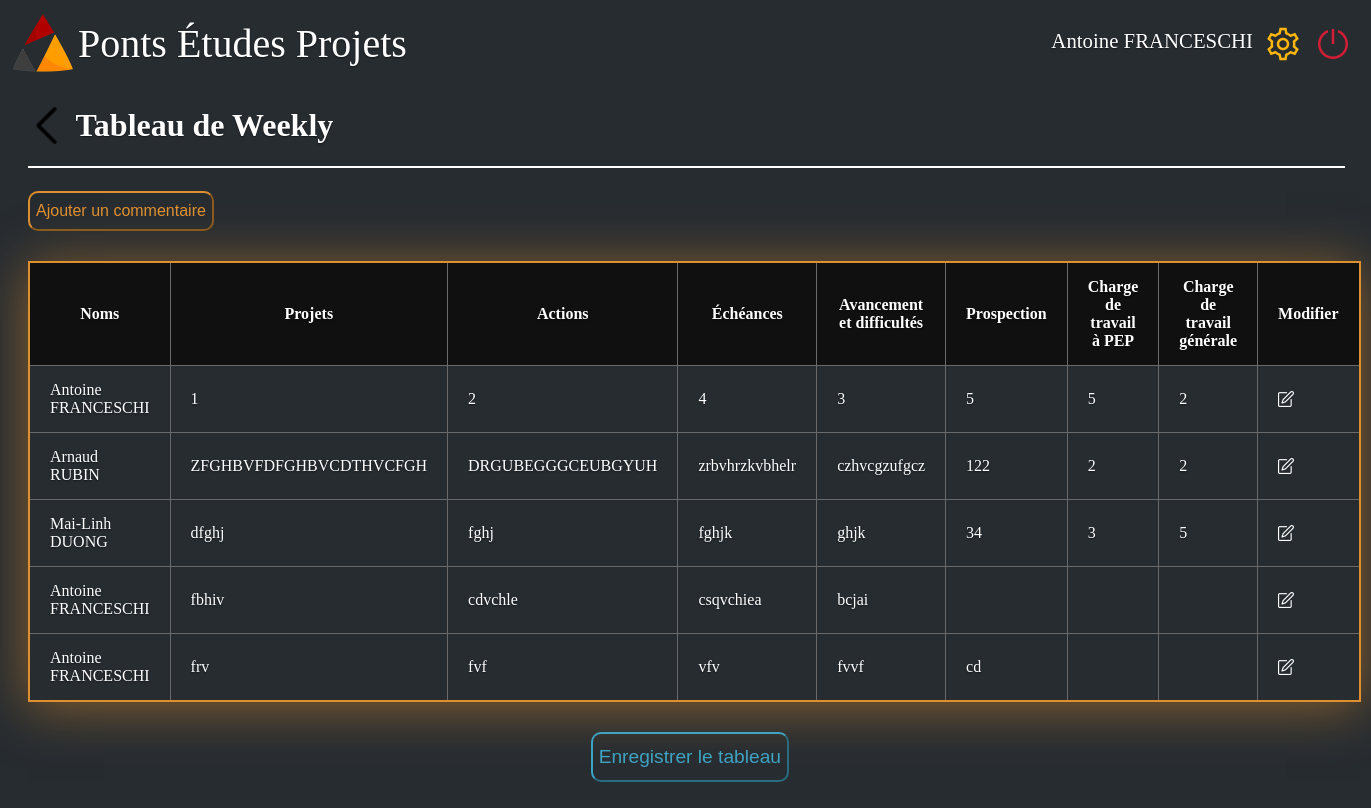
The page /weekly/Antoine FRANCESCHI on the database its author committed.
### web/site.py (models this page shows, shortened)
class db_weekly(db.Model):
    _id = db.Column("id", db.Integer, primary_key= True)
    name = db.Column(db.String(100))
    projet = db.Column(db.String(300))
    action = db.Column(db.String(300))
    echeance = db.Column(db.String(100))
    avancement = db.Column(db.String(100))
    travail_pep = db.Column(db.Integer)
    travail_gene = db.Column(db.Integer)
    prospection = db.Column(db.String(100))

### web/site.py (the view)
@app.route('/weekly/<name>',methods=["GET","POST"])
def weekly(name):
    if True:
        con = sqlite3.connect("users.sqlite3")
        script_dir = os.path.dirname(__file__)
        rel_path = "/static/bdd_weekly1.csv'"
        abs_file_path = os.path.join(script_dir, rel_path)
        outfile = open("static/bdd_weekly.csv", 'w')
        outcsv = csv.writer(outfile)
        cursor = con.execute('select * from db_weekly')
        outcsv.writerow(x[0] for x in cursor.description)
        outcsv.writerows(cursor.fetchall())
        outfile.close()
    return render_template("tableau_weekly-2.html", name=name, BDD_commentaire=db_weekly.query.all())

### web/templates/tableau_weekly-2.html (shortened to what this page needs)
<!DOCTYPE html>
<html>
    <head>
        <link rel="stylesheet" href={{ url_for('static', filename='style_tableau_weekly1.css') }}/>
    </head>
    <body>
        <div class="barre_principale">
            <div class="logo_junior">
                <a href="/home/{{name}}">
                    <img class= "logo_pep" src={{ url_for('static', filename='PEPLOGO.png') }}  alt= "Logo pep"/>
                    <div class="Junior">Ponts Études Projets</div>
                </a>
            </div>
            <div>
                <nav>
                    <ul class="navbar-nav">
                        <li class="user_name"><a class="user" href="#">{{name}}</a></li>
                        <li class="nav-item"><a href="#"><img src={{ url_for('static', filename='settings.png') }} alt="bouton reglage" ></a></li>
                        <li class="nav-item"><a href='/login'><img src={{ url_for('static', filename='shutdown.png') }} alt="bouton shutdown" ></a></li>
                    </ul>
                </nav>
            </div>
        </div>
        <br>
        <div class="page_margins">
            <h1 class="page_title">
                <a href="/home/{{name}}">
                    <img src={{ url_for('static', filename='back1.png') }} alt="bouton retour">
                </a>
                &nbsp; Tableau de Weekly
            </h1>
            <hr color="white" style="width: 100%;">
            <div class="ajouter">
                <button onclick="window.location.href = '/weekly/{{name}}/add';" type="button" class="Ajouter"> Ajouter un commentaire </button>
            </div>
            <table class="tableau-style">
                <thead>
                    <tr>
                        <th>Noms</th>
                        <th>Projets</th>
                        <th>Actions</th>
                        <th>Échéances</th>
                        <th>Avancement et difficultés</th>
                        <th>Prospection</th>
                        <th>Charge de travail à PEP</th>
                        <th>Charge de travail générale</th>
                        <th>Modifier</th>
                    </tr>
                </thead>
                <tbody class="case">
                    {% for commentaire in BDD_commentaire %}
                        <tr>
                            <td>{{commentaire.name}}</td>
                            <td>{{commentaire.projet}}</td>
                            <td>{{commentaire.action}}</td>
                            <td>{{commentaire.echeance}}</td>
                            <td>{{commentaire.avancement}}</td>
                            <td>{{commentaire.prospection}}</td>
                            <td>{{commentaire.travail_pep}}</td>
                            <td>{{commentaire.travail_gene}}</td>
                            <td><a href ='/weekly/{{name}}/{{commentaire._id}}/modify_delete'><img src={{ url_for('static', filename='edit1.png') }} class="edit" height="16" width="16" ></a></td>
                        </tr>
                    {% endfor %}
                </tbody>
            </table>
        </div>
        <div class="center">
            <a href={{ url_for('static', filename='bdd_weekly1.csv') }} download><button class="pdf" type="button">Enregistrer le tableau</button></a>
        </div>
    </body>
</html>

### web/static/style_tableau_weekly1.css (style rules this page uses)
html { height: 100%; width: 100%; background-color : #272C31; }
body { background-color : #272C31; height: 100%; background-color: transparent; color: white; text-shadow: 0 .05rem .1rem rgba(0, 0, 0, .5); }
.barre_principale { height: 60px; display: flex; justify-content: space-between; }
.logo_pep { width: 60px; height: 60px; }
ul { list-style-type: none; display:flex; text-decoration:none; }
.logo_pep { float: left; margin: 5px; }
.user_name { margin-top:5px ; }
.Junior { margin-top: 12px; display: flex; font-size: 250%; }
nav a { font-size: 1.3em; color: white; text-shadow: 0 .05rem .1rem rgba(0, 0, 0, .5); text-decoration: none; }
nav li { margin-right: 10px; }
a { text-decoration:none; color:white; display:flex; }
.page_margins { margin-left: 20px; margin-right: 20px; }
.page_title { display: flex; }
.tableau-style { border-collapse: collapse; min-width: 100%; box-shadow: 0 5px 50px rgba(223, 143, 46, 0.529); cursor: pointer; margin: 30px auto; border: 2px solid rgb(223, 144, 46); }
thead tr { background-color: rgb(16, 16, 16); }
th, td { padding: 15px 20px; }
tbody, tr, td, th { border: 1px solid #696969; }
div.center { text-align: center; margin: 30px auto; }
.pdf { margin-left: 43%; font-size: larger; border-radius: 10px; height: 50px; border-color:rgba(66, 194, 233, 0.797); background-color: transparent; color:rgba(66, 194, 233, 0.797); }
.Ajouter { margin-top: 15px; font-size: medium; border-radius: 10px; height: 40px; border-color: rgb(223, 144, 46); background-color: transparent; color:rgb(223, 144, 46); }

### rows shown on the page
db_weekly: name "Antoine FRANCESCHI", projet "1", action "2", echeance "4", avancement "3", prospection "5", travail_pep "5", travail_gene "2"
db_weekly: name "Arnaud RUBIN", projet "ZFGHBVFDFGHBVCDTHVCFGH", action "DRGUBEGGGCEUBGYUH", echeance "zrbvhrzkvbhelr", avancement "czhvcgzufgcz", prospection "122", travail_pep "2", travail_gene "2"
db_weekly: name "Mai-Linh DUONG", projet "dfghj", action "fghj", echeance "fghjk", avancement "ghjk", prospection "34", travail_pep "3", travail_gene "5"
db_weekly: name "Antoine FRANCESCHI", projet "fbhiv", action "cdvchle", echeance "csqvchiea", avancement "bcjai"
db_weekly: name "Antoine FRANCESCHI", projet "frv", action "fvf", echeance "vfv", avancement "fvvf", prospection "cd"

### other values the page prints
{{ name }} "Antoine FRANCESCHI"
